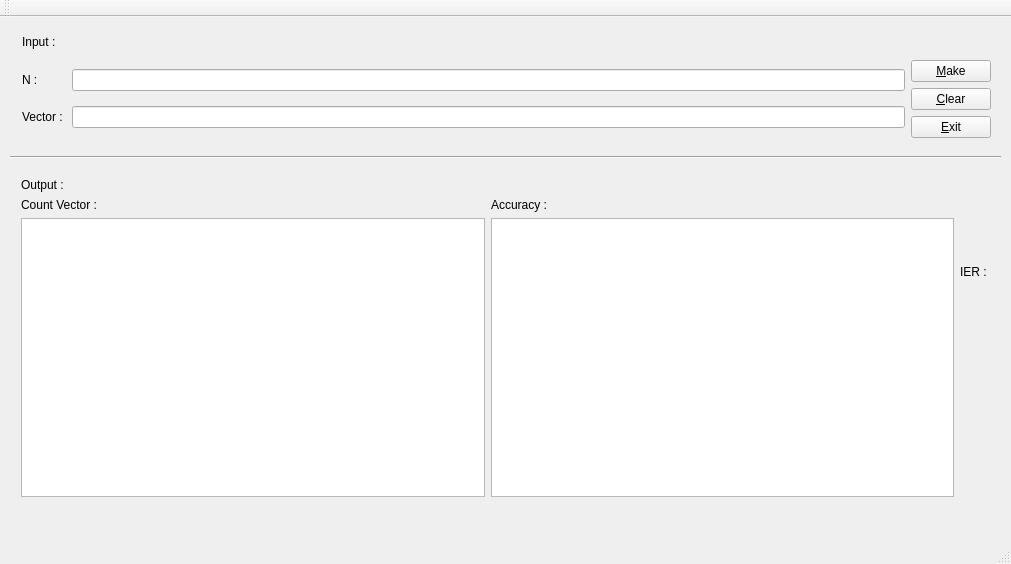
<?xml version="1.0" encoding="UTF-8"?>
<ui version="4.0">
 <class>Solve</class>
 <widget class="QMainWindow" name="Solve">
  <property name="geometry">
   <rect>
    <x>0</x>
    <y>0</y>
    <width>1011</width>
    <height>564</height>
   </rect>
  </property>
  <property name="windowTitle">
   <string>Solve</string>
  </property>
  <widget class="QWidget" name="centralWidget">
   <widget class="Line" name="line">
    <property name="geometry">
     <rect>
      <x>10</x>
      <y>130</y>
      <width>991</width>
      <height>21</height>
     </rect>
    </property>
    <property name="orientation">
     <enum>Qt::Horizontal</enum>
    </property>
   </widget>
   <widget class="QWidget" name="">
    <property name="geometry">
     <rect>
      <x>10</x>
      <y>150</y>
      <width>991</width>
      <height>341</height>
     </rect>
    </property>
    <layout class="QVBoxLayout" name="verticalLayout_2">
     <item>
      <widget class="QLabel" name="label_4">
       <property name="text">
        <string>Output : </string>
       </property>
      </widget>
     </item>
     <item>
      <layout class="QHBoxLayout" name="horizontalLayout">
       <item>
        <layout class="QGridLayout" name="gridLayout_6">
         <item row="0" column="0">
          <widget class="QLabel" name="label_5">
           <property name="text">
            <string>Count Vector : </string>
           </property>
          </widget>
         </item>
         <item row="1" column="0">
          <widget class="QListWidget" name="listWidget"/>
         </item>
        </layout>
       </item>
       <item>
        <layout class="QGridLayout" name="gridLayout_5">
         <item row="0" column="0">
          <widget class="QLabel" name="label_6">
           <property name="text">
            <string>Accuracy : </string>
           </property>
          </widget>
         </item>
         <item row="1" column="0">
          <widget class="QListWidget" name="listWidget_2"/>
         </item>
        </layout>
       </item>
       <item>
        <layout class="QGridLayout" name="gridLayout_4">
         <item row="0" column="0">
          <widget class="QLabel" name="label_7">
           <property name="text">
            <string>IER : </string>
           </property>
          </widget>
         </item>
         <item row="1" column="0">
          <widget class="QLabel" name="label_8">
           <property name="text">
            <string/>
           </property>
          </widget>
         </item>
        </layout>
       </item>
      </layout>
     </item>
    </layout>
   </widget>
   <widget class="QWidget" name="">
    <property name="geometry">
     <rect>
      <x>11</x>
      <y>1</y>
      <width>991</width>
      <height>131</height>
     </rect>
    </property>
    <layout class="QVBoxLayout" name="verticalLayout">
     <item>
      <widget class="QLabel" name="label_3">
       <property name="text">
        <string>Input : </string>
       </property>
      </widget>
     </item>
     <item>
      <layout class="QGridLayout" name="gridLayout_3">
       <item row="0" column="0">
        <layout class="QGridLayout" name="gridLayout">
         <item row="0" column="0">
          <widget class="QLabel" name="label">
           <property name="text">
            <string>N : </string>
           </property>
          </widget>
         </item>
         <item row="0" column="2">
          <widget class="QLineEdit" name="lineEdit"/>
         </item>
         <item row="1" column="0">
          <widget class="QLabel" name="label_2">
           <property name="text">
            <string>Vector : </string>
           </property>
          </widget>
         </item>
         <item row="1" column="2">
          <widget class="QLineEdit" name="lineEdit_2"/>
         </item>
        </layout>
       </item>
       <item row="0" column="1">
        <layout class="QGridLayout" name="gridLayout_2">
         <item row="0" column="0">
          <widget class="QPushButton" name="pushButton">
           <property name="text">
            <string>&amp;Make</string>
           </property>
          </widget>
         </item>
         <item row="1" column="0">
          <widget class="QPushButton" name="pushButton_2">
           <property name="text">
            <string>&amp;Clear</string>
           </property>
          </widget>
         </item>
         <item row="2" column="0">
          <widget class="QPushButton" name="pushButton_3">
           <property name="text">
            <string>&amp;Exit</string>
           </property>
          </widget>
         </item>
        </layout>
       </item>
      </layout>
     </item>
    </layout>
   </widget>
  </widget>
  <widget class="QMenuBar" name="menuBar">
   <property name="geometry">
    <rect>
     <x>0</x>
     <y>0</y>
     <width>1011</width>
     <height>26</height>
    </rect>
   </property>
  </widget>
  <widget class="QToolBar" name="mainToolBar">
   <attribute name="toolBarArea">
    <enum>TopToolBarArea</enum>
   </attribute>
   <attribute name="toolBarBreak">
    <bool>false</bool>
   </attribute>
  </widget>
  <widget class="QStatusBar" name="statusBar"/>
 </widget>
 <layoutdefault spacing="6" margin="11"/>
 <resources/>
 <connections/>
</ui>
